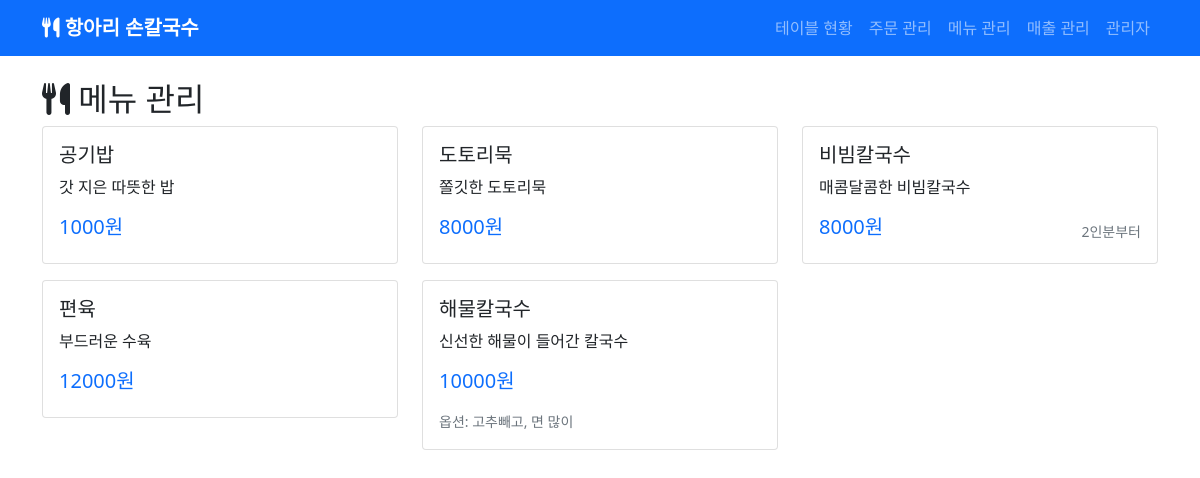
The page /menus/ on the database its author committed.
### menus/models.py (models this page shows, shortened)
class Menu(models.Model):
    name = models.CharField(max_length=100, verbose_name='메뉴명')
    price = models.IntegerField(verbose_name='가격')
    description = models.TextField(blank=True, verbose_name='설명')
    options = models.JSONField(default=list, verbose_name='옵션', help_text='예: ["고추빼고", "면 많이"]')
    min_order = models.IntegerField(default=1, verbose_name='최소 주문 수량')
    is_active = models.BooleanField(default=True, verbose_name='활성 상태')
    requires_cooking = models.BooleanField(default=True, verbose_name='주방 조리 필요')
    created_at = models.DateTimeField(auto_now_add=True, verbose_name='생성일시')
    updated_at = models.DateTimeField(auto_now=True, verbose_name='수정일시')
    class Meta:
        verbose_name = '메뉴'
        verbose_name_plural = '메뉴'
        ordering = ['name']

### menus/views.py (the view)
# urls.py: path('', views.menu_list, name='list'),
def menu_list(request):
    menus = Menu.objects.filter(is_active=True)
    return render(request, 'menus/list.html', {'menus': menus})

### templates/menus/list.html (shortened to what this page needs)
{% extends 'base.html' %}
{% block content %}
<h2><i class="fas fa-utensils"></i> 메뉴 관리</h2>
<div class="row">
    {% for menu in menus %}
    <div class="col-md-6 col-lg-4 mb-3">
        <div class="card">
            <div class="card-body">
                <h5 class="card-title">{{ menu.name }}</h5>
                <p class="card-text">{{ menu.description }}</p>
                <div class="d-flex justify-content-between align-items-center">
                    <span class="h5 text-primary">{{ menu.price|floatformat:0 }}원</span>
                    {% if menu.min_order > 1 %}
                        <small class="text-muted">{{ menu.min_order }}인분부터</small>
                    {% endif %}
                </div>
                {% if menu.options %}
                <div class="mt-2">
                    <small class="text-muted">옵션: {{ menu.options|join:", " }}</small>
                </div>
                {% endif %}
            </div>
        </div>
    </div>
    {% empty %}
    <div class="col-12">
        <p class="text-center text-muted">등록된 메뉴가 없습니다.</p>
    </div>
    {% endfor %}
</div>
{% endblock %}

### rows shown on the page
Menu: name "공기밥", description "갓 지은 따뜻한 밥", price "1000"
Menu: name "도토리묵", description "쫄깃한 도토리묵", price "8000"
Menu: name "비빔칼국수", description "매콤달콤한 비빔칼국수", price "8000", min_order "2"
Menu: name "편육", description "부드러운 수육", price "12000"
Menu: name "해물칼국수", description "신선한 해물이 들어간 칼국수", price "10000", options "고추빼고, 면 많이"
